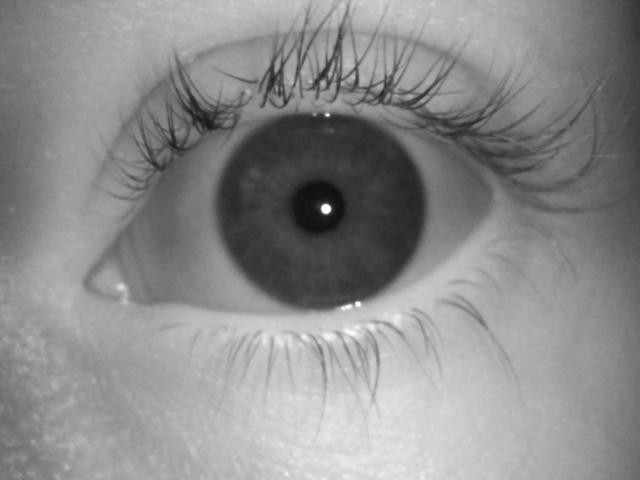
%> input picture src/Lab002/oko1.png, 640 x 480 px
$ octave zadanie1.m   (GNU Octave 9; MATLAB toolbox functions it lacks are replaced by stand-ins)
%> lines starting %> are read from the running program, lines starting %| are printed output that depends on the picture
% Tworzenie katalogu, jeśli nie istnieje
outputFolder = 'zadanie1images';
if ~exist(outputFolder, 'dir')
    mkdir(outputFolder);
end

% Wczytaj obraz biometryczny
I = imread('oko1.png');
%> I is the input picture: size 480x640 uint8; min 13, max 255, mean 139.3
I_gray = im2gray(I);
I_gray = im2double(I_gray);

% Definicje masek
roberts_mask = [0 0 0; -1 0 0; 0 1 0];
prewitt_mask = [-1 -1 -1; 0 0 0; 1 1 1];
sobel_mask = [-1 -2 -1; 0 0 0; 1 2 1];
laplace_mask1 = [0 -1 0; -1 4 -1; 0 -1 0];
laplace_mask2 = [-1 -2 -1; -2 4 -2; -1 -2 -1];

%% Filtracja 3x3
figure;
subplot(2,3,1), imshow(I_gray), title('Oryginał');
subplot(2,3,2), imshow(imfilter(I_gray, roberts_mask, 'replicate')), title('Roberts');
%> after `imshow(imfilter(I_gray, roberts_mask, 'replicate'))`:
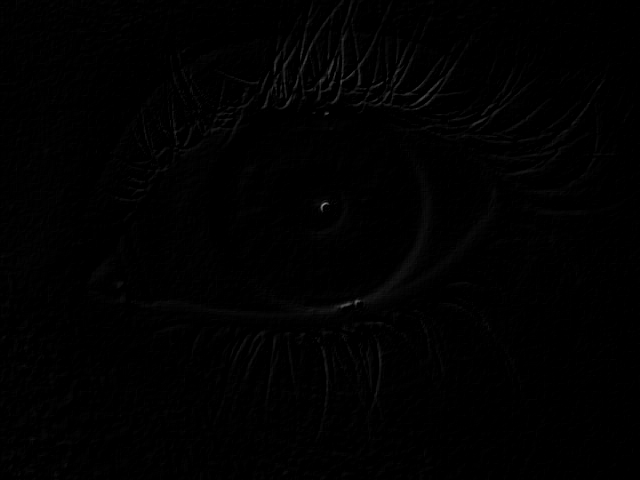
%> displayed picture: size 480x640, on the screen's scale of 0 to 255; min 0, max 145, mean 1.4
subplot(2,3,3), imshow(imfilter(I_gray, prewitt_mask, 'replicate')), title('Prewitt');
%> after `imshow(imfilter(I_gray, prewitt_mask, 'replicate'))`:
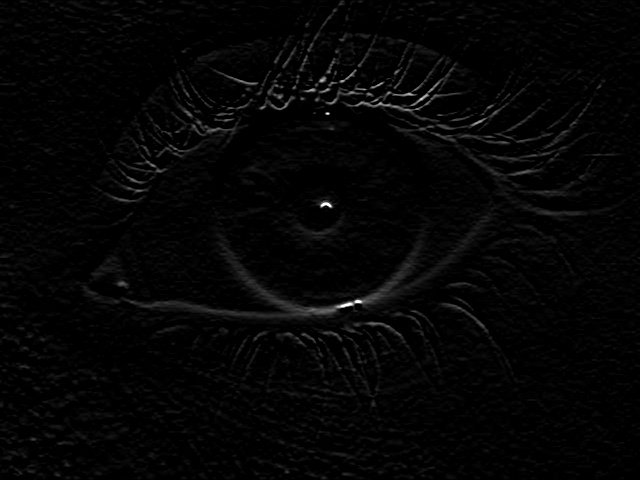
%> displayed picture: size 480x640, on the screen's scale of 0 to 255; min 0, max 255, mean 4.8
subplot(2,3,4), imshow(imfilter(I_gray, sobel_mask, 'replicate')), title('Sobel');
subplot(2,3,5), imshow(imfilter(I_gray, laplace_mask1, 'replicate')), title('Laplace 1');
subplot(2,3,6), imshow(imfilter(I_gray, laplace_mask2, 'replicate')), title('Laplace 2');
sgtitle('Filtracja 3x3');

exportgraphics(gcf, fullfile(outputFolder, 'filtracja_3x3.png'));

%% Filtracja 5x5
hprewitt5 = imresize(fspecial('prewitt'), [5 5], 'nearest');
hsobel5 = imresize(fspecial('sobel'), [5 5], 'nearest');

figure;
subplot(1,2,1), imshow(imfilter(I_gray, hprewitt5, 'replicate')), title('Prewitt 5x5');
%> after `imshow(imfilter(I_gray, hprewitt5, 'replicate'))`:
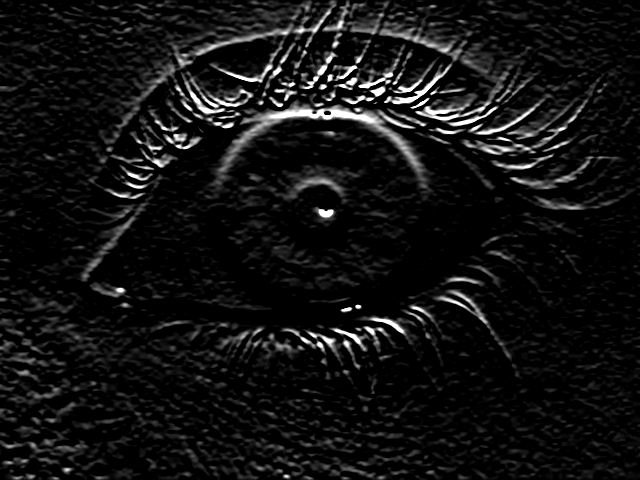
%> displayed picture: size 480x640, on the screen's scale of 0 to 255; min 0, max 255, mean 18.3
subplot(1,2,2), imshow(imfilter(I_gray, hsobel5, 'replicate')), title('Sobel 5x5');
%> after `imshow(imfilter(I_gray, hsobel5, 'replicate'))`:
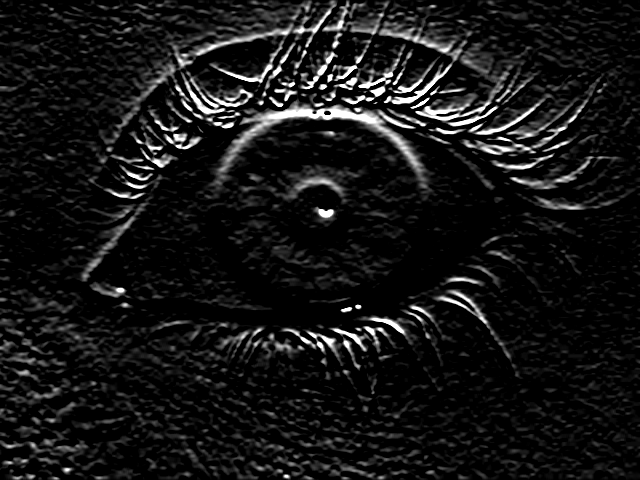
%> displayed picture: size 480x640, on the screen's scale of 0 to 255; min 0, max 255, mean 21.7
sgtitle('Filtracja 5x5');

exportgraphics(gcf, fullfile(outputFolder, 'filtracja_5x5.png'));

%% Dodanie szumu Salt & Pepper
noisy = imnoise(I_gray, 'salt & pepper', 0.05);
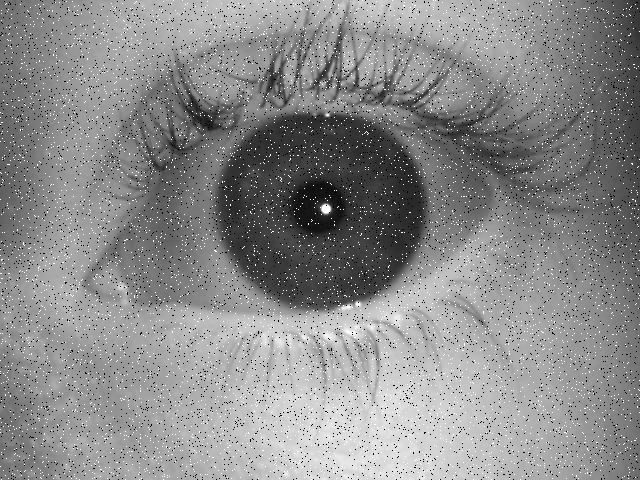
%> noisy: size 480x640 double; min 0, max 1, mean 0.544

figure;
imshow(noisy);
title('Obraz z szumem Salt & Pepper');

exportgraphics(gcf, fullfile(outputFolder, 'szum_salt_pepper.png'));

%% Filtracja medianowa i uśredniająca
median_filtered = medfilt2(noisy, [3 3]);
average_filtered = imfilter(noisy, fspecial('average', [3 3]), 'replicate');

figure;
subplot(1,3,1), imshow(noisy), title('Obraz zaszumiony');
subplot(1,3,2), imshow(median_filtered), title('Filtr medianowy');
subplot(1,3,3), imshow(average_filtered), title('Filtr uśredniający');
sgtitle('Porównanie filtracji szumu');

exportgraphics(gcf, fullfile(outputFolder, 'filtracja_szumu.png'));

%% Detekcja krawędzi po filtracji
figure;
subplot(1,2,1), imshow(imfilter(median_filtered, sobel_mask, 'replicate')), title('Sobel po medianie');
subplot(1,2,2), imshow(imfilter(average_filtered, sobel_mask, 'replicate')), title('Sobel po uśrednianiu');
%> after `imshow(imfilter(average_filtered, sobel_mask, 'replicate'))`:
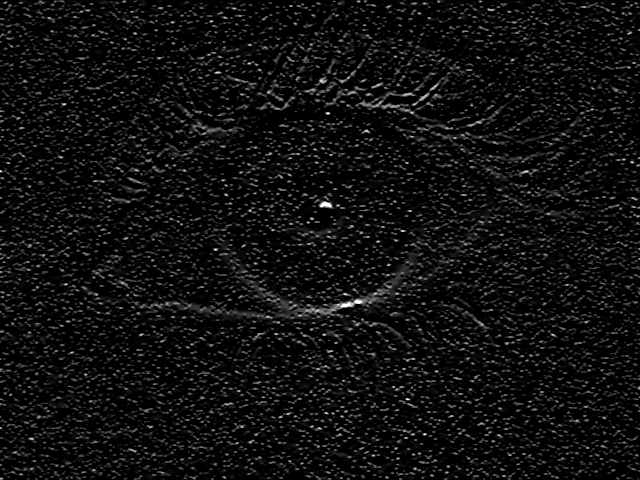
%> displayed picture: size 480x640, on the screen's scale of 0 to 255; min 0, max 255, mean 15.6
sgtitle('Detekcja krawędzi po filtracji');

exportgraphics(gcf, fullfile(outputFolder, 'detekcja_krawedzi_po_filtracji.png'));

%% Filtracja obrazu kolorowego peppers.png
%> (the run ends here)

$ run again, with src/Lab002/oko2.jpg saved as src/Lab002/oko1.png
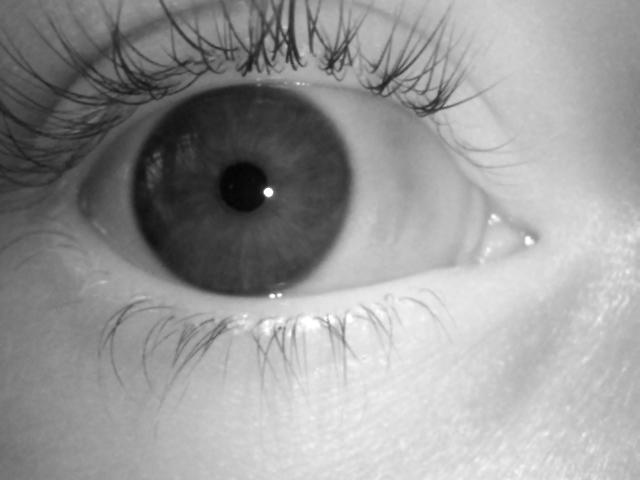
%> input picture src/Lab002/oko2.jpg, 640 x 480 px
%> I is the input picture: size 480x640 uint8; min 3, max 255, mean 152.6
%> `imshow(imfilter(I_gray, hsobel5, 'replicate'))`:
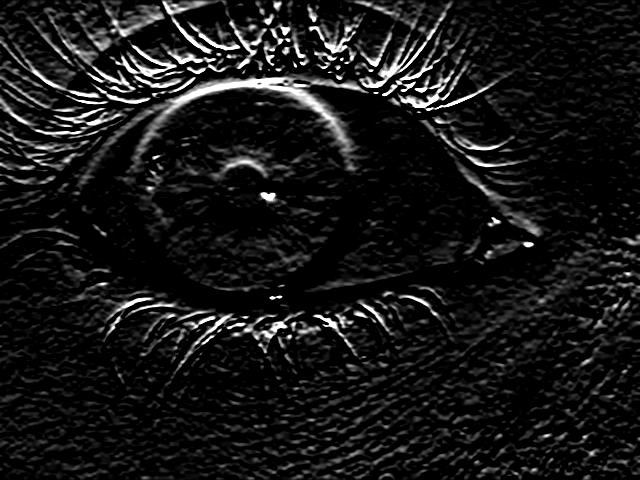
%> displayed picture: size 480x640, on the screen's scale of 0 to 255; min 0, max 255, mean 22.8
%> `imshow(imfilter(average_filtered, sobel_mask, 'replicate'))`:
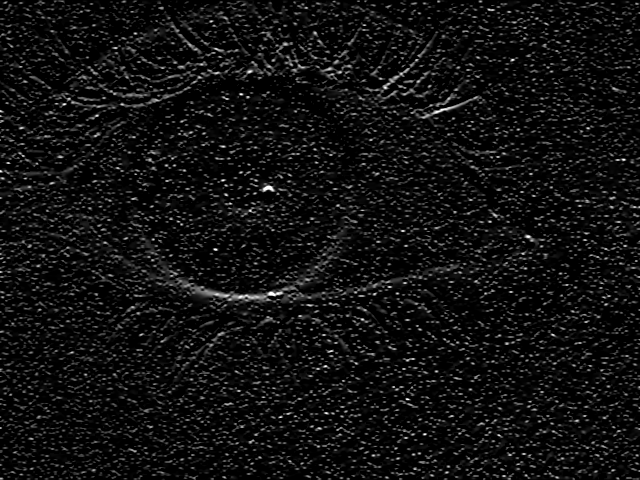
%> displayed picture: size 480x640, on the screen's scale of 0 to 255; min 0, max 255, mean 16.5
